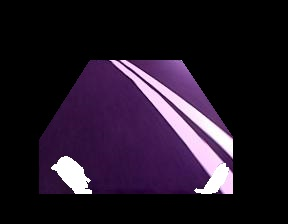
#> input picture tests/script_traitement_image/maskTEMP.jpg, 288 x 224 px
$ python maskTEMP2mask.py
#> lines starting #> are read from the running program, lines starting #| are printed output that depends on the picture; after the words box and inside, x2 and y2 are one past the last pixel; in counts of white or black regions, pixels touching at a corner belong together
import cv2 as cv
import sys


img = cv.imread(cv.samples.findFile("maskTEMP.jpg"))
#> img is the input picture: shape (224, 288, 3); mean B, G, R 38.5, 23.2, 34.8
if img is None:
    sys.exit("Could not read the image.")

cv.imshow("maskTEMP", img)
k = cv.waitKey(0)
#> (key Esc is pressed here)

img = cv.cvtColor(img,cv.COLOR_BGR2GRAY)
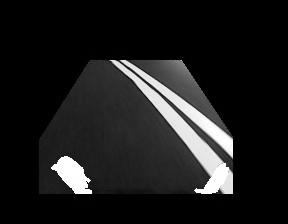
#> img: shape (224, 288); min 0, max 255, mean 28.4
cv.imshow("mask", img)
k = cv.waitKey(0)
#> (key Esc is pressed here)
ret, img = cv.threshold(img, 10, 255, cv.THRESH_BINARY)
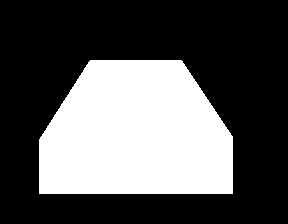
#> img: shape (224, 288); 34.1% white; 1 white region, box (x1, y1, x2, y2) and area: (39, 60, 233, 194) 21991
#cv.imshow("mask", img)
k = cv.waitKey(0)
#> (key Esc is pressed here)
# [6 lines of commented-out code are left out]

cv.imwrite("mask.png", img)
